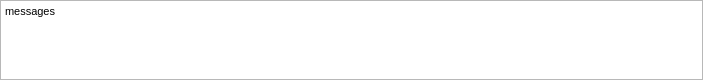
<?xml version="1.0" encoding="UTF-8"?>
<ui version="4.0">
 <class>MessageForm</class>
 <widget class="QWidget" name="MessageForm">
  <property name="geometry">
   <rect>
    <x>0</x>
    <y>0</y>
    <width>703</width>
    <height>80</height>
   </rect>
  </property>
  <property name="sizePolicy">
   <sizepolicy hsizetype="Preferred" vsizetype="MinimumExpanding">
    <horstretch>0</horstretch>
    <verstretch>0</verstretch>
   </sizepolicy>
  </property>
  <property name="minimumSize">
   <size>
    <width>0</width>
    <height>24</height>
   </size>
  </property>
  <property name="windowTitle">
   <string>Form</string>
  </property>
  <layout class="QVBoxLayout" name="verticalLayout">
   <property name="spacing">
    <number>0</number>
   </property>
   <property name="leftMargin">
    <number>0</number>
   </property>
   <property name="topMargin">
    <number>0</number>
   </property>
   <property name="rightMargin">
    <number>0</number>
   </property>
   <property name="bottomMargin">
    <number>0</number>
   </property>
   <item>
    <widget class="QStackedWidget" name="stackedWidget">
     <property name="lineWidth">
      <number>0</number>
     </property>
     <widget class="QWidget" name="pageMessages">
      <layout class="QVBoxLayout" name="verticalLayout_2">
       <property name="spacing">
        <number>0</number>
       </property>
       <property name="leftMargin">
        <number>0</number>
       </property>
       <property name="topMargin">
        <number>0</number>
       </property>
       <property name="rightMargin">
        <number>0</number>
       </property>
       <property name="bottomMargin">
        <number>0</number>
       </property>
       <item>
        <widget class="QTextEdit" name="textEditMessages">
         <property name="html">
          <string>&lt;!DOCTYPE HTML PUBLIC &quot;-//W3C//DTD HTML 4.0//EN&quot; &quot;http://www.w3.org/TR/REC-html40/strict.dtd&quot;&gt;
&lt;html&gt;&lt;head&gt;&lt;meta name=&quot;qrichtext&quot; content=&quot;1&quot; /&gt;&lt;style type=&quot;text/css&quot;&gt;
p, li { white-space: pre-wrap; }
&lt;/style&gt;&lt;/head&gt;&lt;body style=&quot; font-family:'MS Shell Dlg 2'; font-size:8.25pt; font-weight:400; font-style:normal;&quot;&gt;
&lt;p style=&quot; margin-top:0px; margin-bottom:0px; margin-left:0px; margin-right:0px; -qt-block-indent:0; text-indent:0px;&quot;&gt;messages&lt;/p&gt;&lt;/body&gt;&lt;/html&gt;</string>
         </property>
        </widget>
       </item>
      </layout>
     </widget>
     <widget class="QWidget" name="pageErrors">
      <layout class="QVBoxLayout" name="verticalLayout_3">
       <property name="spacing">
        <number>0</number>
       </property>
       <property name="leftMargin">
        <number>0</number>
       </property>
       <property name="topMargin">
        <number>0</number>
       </property>
       <property name="rightMargin">
        <number>0</number>
       </property>
       <property name="bottomMargin">
        <number>0</number>
       </property>
       <item>
        <widget class="QTextEdit" name="textEditErrors">
         <property name="html">
          <string>&lt;!DOCTYPE HTML PUBLIC &quot;-//W3C//DTD HTML 4.0//EN&quot; &quot;http://www.w3.org/TR/REC-html40/strict.dtd&quot;&gt;
&lt;html&gt;&lt;head&gt;&lt;meta name=&quot;qrichtext&quot; content=&quot;1&quot; /&gt;&lt;style type=&quot;text/css&quot;&gt;
p, li { white-space: pre-wrap; }
&lt;/style&gt;&lt;/head&gt;&lt;body style=&quot; font-family:'MS Shell Dlg 2'; font-size:8.25pt; font-weight:400; font-style:normal;&quot;&gt;
&lt;p style=&quot; margin-top:0px; margin-bottom:0px; margin-left:0px; margin-right:0px; -qt-block-indent:0; text-indent:0px;&quot;&gt;&lt;span style=&quot; font-size:8pt;&quot;&gt;errors&lt;/span&gt;&lt;/p&gt;&lt;/body&gt;&lt;/html&gt;</string>
         </property>
        </widget>
       </item>
      </layout>
     </widget>
    </widget>
   </item>
  </layout>
 </widget>
 <resources/>
 <connections/>
</ui>
